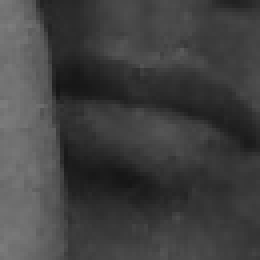
#> input picture data/ganesh_8389983183/ganesh_8389983183_000.jpg, 65 x 65 px (shown 4 times larger); its folder holds only this picture in this run
$ python train_model.py
#> lines starting #> are read from the running program, lines starting #| are printed output that depends on the picture
import json
import csv
import sys
from pathlib import Path

import cv2
import numpy as np


def get_app_root():
    if getattr(sys, "frozen", False):
        return Path(sys.executable).resolve().parent
    return Path(__file__).resolve().parent.parent


ROOT_DIR = get_app_root()
DATA_DIR = ROOT_DIR / "data"
MODELS_DIR = ROOT_DIR / "models"
MODEL_FILE = MODELS_DIR / "face_trainer.yml"
LABELS_FILE = MODELS_DIR / "labels.json"
MIN_IMAGES_PER_PERSON = 5
EMPLOYEES_FILE = DATA_DIR / "employees.csv"


def preprocess_face(img):
    resized = cv2.resize(img, (200, 200))
    return cv2.equalizeHist(resized)


def load_employee_lookup():
    lookup = {}
    if not EMPLOYEES_FILE.exists():
        return lookup
    with EMPLOYEES_FILE.open("r", newline="", encoding="utf-8") as f:
        for row in csv.DictReader(f):
            mobile = row.get("Mobile", "").strip()
            name = row.get("Name", "").strip().lower().replace(" ", "_")
            if mobile and name:
                lookup[mobile] = name
    return lookup


def train_faces():
    if not DATA_DIR.exists():
        raise FileNotFoundError("No data folder found. Run capture_faces.py first.")

    images, labels, label_map = load_training_data()
    if not images:
        raise RuntimeError("No training images found in data/.")
    if len(label_map) < 2:
        print(
            "Warning: only one employee in training data. "
            "Add more employees for reliable classification."
        )

    MODELS_DIR.mkdir(parents=True, exist_ok=True)
    recognizer = cv2.face.LBPHFaceRecognizer_create()
    recognizer.train(images, labels)
    recognizer.save(str(MODEL_FILE))

    with LABELS_FILE.open("w", encoding="utf-8") as f:
        json.dump(label_map, f, indent=2)

    print(f"Model saved to {MODEL_FILE}")
    print(f"Labels saved to {LABELS_FILE}")
    return MODEL_FILE, LABELS_FILE


def label_display_name(folder_name, employee_lookup):
    if "_" not in folder_name:
        return folder_name
    possible_mobile = folder_name.rsplit("_", 1)[-1]
    return employee_lookup.get(possible_mobile, folder_name)


def load_training_data():
    images = []
    labels = []
    label_map = {}
    current_label = 0
    employee_lookup = load_employee_lookup()

    for person_dir in sorted(DATA_DIR.iterdir()):
        if not person_dir.is_dir():
            continue
        if person_dir.name.startswith("test_"):
            continue

        person_images = []

        for img_path in person_dir.glob("*.jpg"):
            img = cv2.imread(str(img_path), cv2.IMREAD_GRAYSCALE)
#> img is the input picture: shape (65, 65); min 22, max 125, mean 64.8
            if img is None:
                continue
            person_images.append(preprocess_face(img))
#> in preprocess_face, `return cv2.equalizeHist(resized)`:
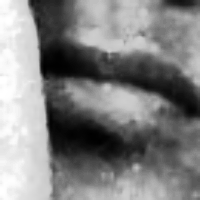
#> returned value: shape (200, 200); min 0, max 255, mean 129.3

        if len(person_images) < MIN_IMAGES_PER_PERSON:
            print(
                f"Skipping '{person_dir.name}': only {len(person_images)} images "
                f"(need at least {MIN_IMAGES_PER_PERSON})."
            )
#| Skipping 'ganesh_8389983183': only 1 images (need at least 5).
            continue

        label_map[current_label] = label_display_name(person_dir.name, employee_lookup)
        images.extend(person_images)
        labels.extend([current_label] * len(person_images))
        print(f"Included '{person_dir.name}' with {len(person_images)} images.")
        current_label += 1
#> pass 2 of the loop in load_training_data, `for person_dir in sorted(DATA_DIR.iterdir()):`:
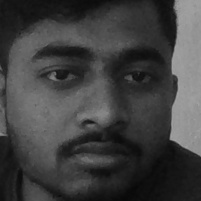
#> input picture data/ganesh_8956406921/ganesh_8956406921_000.jpg, 201 x 201 px
#> in load_training_data, img is the input picture: shape (201, 201); min 8, max 164, mean 64.5
#> in preprocess_face (call 2), `return cv2.equalizeHist(resized)`:
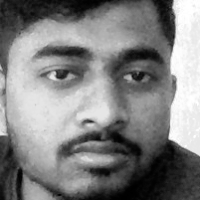
#> returned value: shape (200, 200); min 0, max 255, mean 128.7

    return images, np.array(labels), label_map


def main():
    train_faces()
#> in train_faces, `images, labels, label_map = load_training_data()`: images = []; labels = empty array; label_map = 0 items


if __name__ == "__main__":
#> (the run stopped early here; a loop or call above may not have finished)
